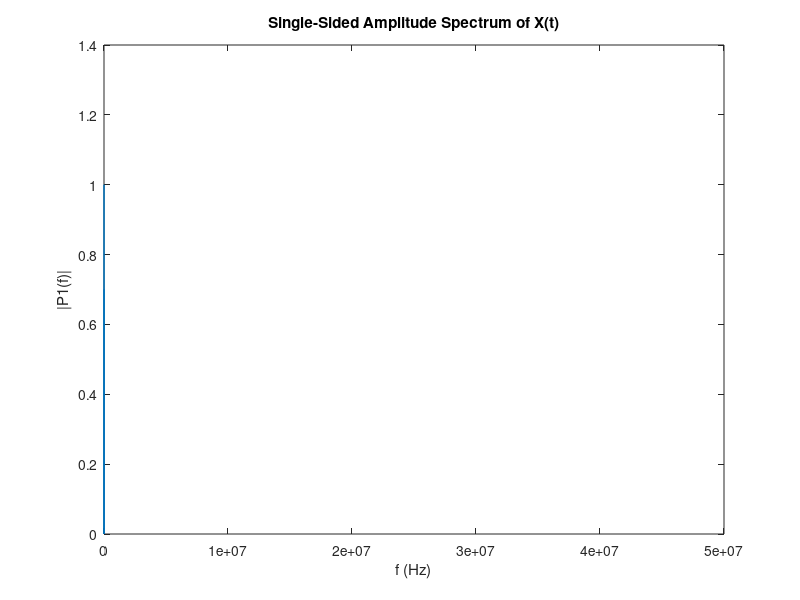

MATLAB code for this plot:
clc,clear;


%正弦
Fs = 100000000;            % Sampling frequency                    
T = 1/Fs;             % Sampling period       
L = 500001;             % Length of signal
t = (0:L-1)*T;        % Time vector
rootnum=0.7*sin(2*pi*5000*t) + sin(2*pi*2000*t);
Y=fft(rootnum);
P2 = abs(Y/L);
P1 = P2(1:L/2+1);
P1(2:end-1) = 2*P1(2:end-1);

f = Fs*(0:(L/2))/L;
plot(f,P1) 
title('Single-Sided Amplitude Spectrum of X(t)')
xlabel('f (Hz)')
ylabel('|P1(f)|')